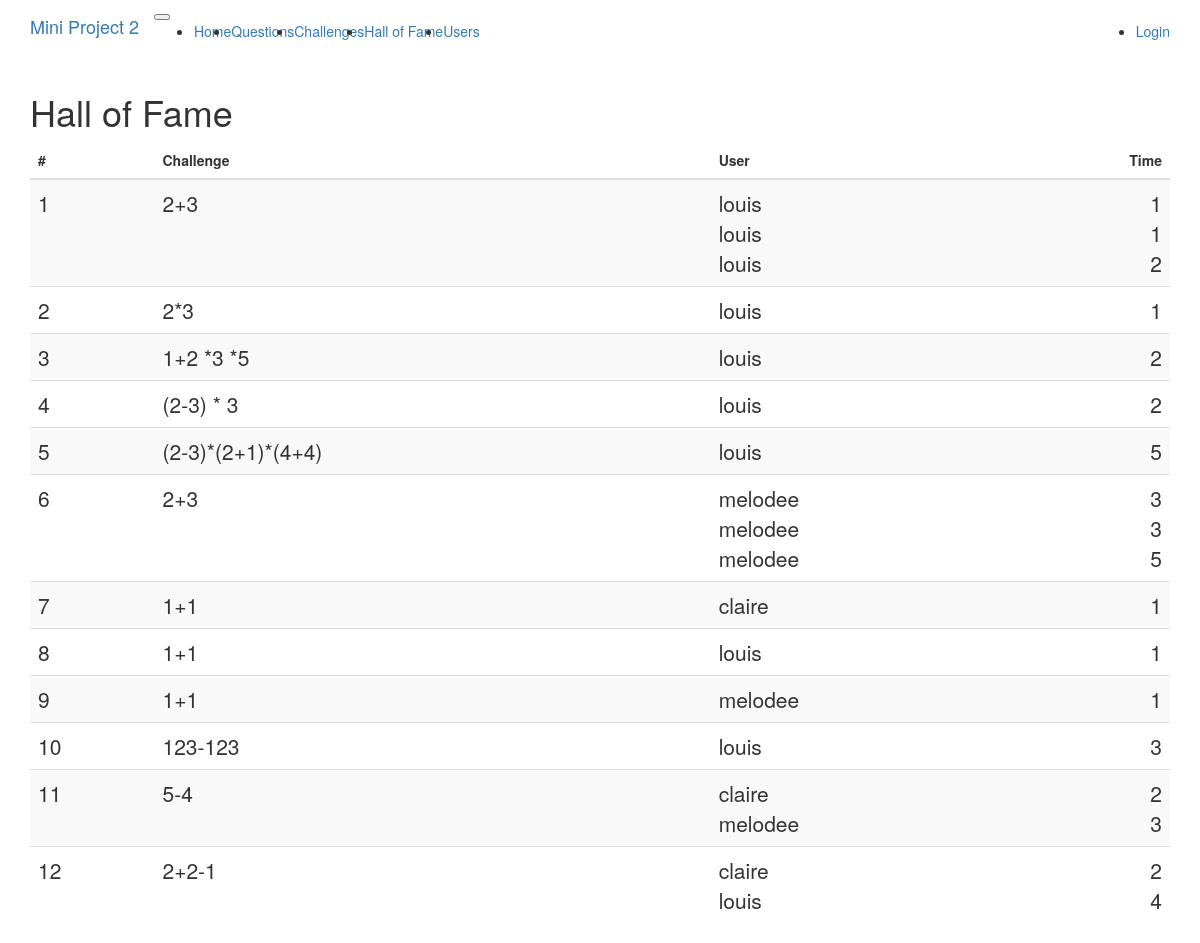
The app's page /halloffame with its own data.
### app/models.py (models this page shows, shortened)
class Question(db.Model):
	__tablename__ = 'question'
	id = db.Column(db.Integer, primary_key=True)
	expression = db.Column(db.String(255))
	answer = db.Column(db.Integer)
	author = db.Column(db.Integer, db.ForeignKey('user.id'))
	challenge = db.relationship("Challenge", uselist=False, back_populates="question")

class TimeRecord(db.Model):
	__tablename__ = 'timerecord'
	id = db.Column(db.Integer, primary_key=True)
	elapsed_time = db.Column(db.Integer)
	challenge_id = db.Column(db.Integer, db.ForeignKey('challenge.id'))
	user_id = db.Column(db.Integer, db.ForeignKey('user.id'))

class User(UserMixin, db.Model):
	__tablename__ = 'user'
	id = db.Column(db.Integer, primary_key=True)
	username = db.Column(db.String(64), index=True, unique=True)
	password_hash = db.Column(db.String(128))
	questions = db.relationship('Question', backref='from_user',
								lazy='dynamic')
	challenges = db.relationship('Challenge', secondary=association_table,
								backref=db.backref('to_user'),
								lazy='dynamic')
	records = db.relationship('TimeRecord',
								backref=db.backref('user_challenge'),
								lazy='dynamic')

### app/routes.py (the view)
@application.route('/halloffame')
def halloffame():
	challenges = Challenge.query.all()
	records = { c.id:get_smallest_three(c) for c in challenges}
	print(records)
	return render_template('halloffame.html', title="Hall of Fame",
							challenges=challenges,
							records=records)

### app/serverlibrary.py (called while the page is built)
def mergesort(array, byfunc=None):
  if byfunc == None:
    mergesort_recursive(array, 0, len(array) - 1, None)
  else:
    mergesort_recursive(array, 0, len(array) - 1, byfunc)

def mergesort_recursive(array, p, r, byfunc):
  print(f"MergeSort Start {p} End {r}")
  start, end = p, r
  n = end - start + 1
  if n > 1:
    middle = int((start + end )/ 2)
    mergesort_recursive(array, start, middle, byfunc)
    mergesort_recursive(array, middle + 1, end, byfunc)
    merge(array, start, middle, end, byfunc)

def merge(array, p, q, r, byfunc):
  start, middle, end = p, q, r
  Aleft_none = array[start:middle +1]
  Aright_none = array[middle +1:end +1]
  if byfunc != None:
    Aleft = [byfunc(n) for n in Aleft_none]
    Aright = [byfunc(n) for n in Aright_none]
  else:
    Aleft = Aleft_none
    Aright= Aright_none
  nleft = len(Aleft)
  nright = len(Aright)
  print(Aleft, Aright)
  left, right, dest = 0, 0, start
  print(left, right, dest)
  while left < nleft and right < nright:
    if Aleft[left] <= Aright[right]:
      array[dest] = Aleft_none[left]
      left += 1
    else:
      array[dest] = Aright_none[right]
      right += 1
    dest += 1
  print(array)
  while left < nleft:
    array[dest] = Aleft_none[left]
    left += 1
    dest += 1
  while right < nright:
    array[dest] = Aright_none[right]
    right += 1
    dest += 1
  print("Final outcome", array)

def get_smallest_three(challenge):
  records = challenge.records
  times = [r for r in records]
  mergesort(times, lambda x: x.elapsed_time)
  return times[:3]

### app/templates/halloffame.html
{% extends "base.html" %}
{% block app_content %}
<h1>Hall of Fame</h1>
<table class="table table-striped" >
  <thead>
    <tr>
      <th scope="col" >#</th>
      <th scope="col" >Challenge</th>
      <th scope="col" >User</th>
      <th scope="col" class="text-right" >Time</th>
    </tr>
  </thead>
  <tbody>
  {% for idx in range(challenges|length) %}
  	<tr>
      <th scope="row" class="lead">{{ idx+1 }}</th>
      <td class="lead">
      	{{ challenges[idx].question.expression }}
      </td>
      <td class="lead">
      	{% for r in records[challenges[idx].id] %}{{ r.user_challenge.username}}<br>{% endfor %}
      </td>
      <td class="text-right lead">
        {% for r in records[challenges[idx].id] %}{{ r.elapsed_time}}<br>{% endfor %}
      </td>
    </tr>
  {% endfor %}
  </tbody>
</table>
{% endblock %}

### app/templates/base.html (shortened to what this page needs)
{% extends "bootstrap/base.html" %}
{% block navbar %}
  <nav class="navbar  navbar-expand-lg navbar-light bg-light">
    <div class="container">
        <a class="navbar-brand" href="{{ url_for('index') }}">Mini Project 2</a>
        <button type="button" class="navbar-toggler" data-toggle="collapse" data-target="#bs-example-navbar-collapse-1">
        </button>
      <div class="collapse navbar-collapse" id="bs-example-navbar-collapse-1">
        <ul class="navbar-nav mr-auto">
          <li class="nav-item"><a class="nav-link" href="{{ url_for('index') }}">Home</a></li>
          <li class="nav-item"><a class="nav-link" href="{{ url_for('questions') }}">Questions</a></li>
          <li class="nav-item"><a class="nav-link" href="{{ url_for('challenges') }}">Challenges</a></li>
          <li class="nav-item"><a class="nav-link" href="{{ url_for('halloffame') }}">Hall of Fame</a></li>
          <li class="nav-item"><a class="nav-link" href="{{ url_for('users') }}">Users</a></li>
        </ul>
        <ul class="navbar-nav navbar-right">
          {% if current_user.is_anonymous %}
          <li class="nav-item"><a class="nav-link" href="{{ url_for('login') }}">Login</a></li>
          {% else %}
          <li class="nav-item"><a class="nav-link" href="{{ url_for('logout') }}">Logout</a></li>
          {% endif %}
        </ul>
      </div>
    </div>
  </nav>
{% endblock %}
{% block content %}
  <div class="container">
    {% block app_content %}{% endblock %}
  </div>
{% endblock %}

### records on screen
Question: expression "2+3"
TimeRecord: user_challenge.username "louis", elapsed_time "1"
TimeRecord: user_challenge.username "louis", elapsed_time "1"
TimeRecord: user_challenge.username "louis", elapsed_time "2"
Question: expression "2*3"
TimeRecord: user_challenge.username "louis", elapsed_time "1"
Question: expression "1+2 *3 *5"
TimeRecord: user_challenge.username "louis", elapsed_time "2"
Question: expression "(2-3) * 3"
TimeRecord: user_challenge.username "louis", elapsed_time "2"
Question: expression "(2-3)*(2+1)*(4+4)"
TimeRecord: user_challenge.username "louis", elapsed_time "5"
Question: expression "2+3"
TimeRecord: user_challenge.username "melodee", elapsed_time "3"
TimeRecord: user_challenge.username "melodee", elapsed_time "3"
TimeRecord: user_challenge.username "melodee", elapsed_time "5"
Question: expression "1+1"
TimeRecord: user_challenge.username "claire", elapsed_time "1"
Question: expression "1+1"
TimeRecord: user_challenge.username "louis", elapsed_time "1"
Question: expression "1+1"
TimeRecord: user_challenge.username "melodee", elapsed_time "1"
Question: expression "123-123"
TimeRecord: user_challenge.username "louis", elapsed_time "3"
Question: expression "5-4"
TimeRecord: user_challenge.username "claire", elapsed_time "2"
TimeRecord: user_challenge.username "melodee", elapsed_time "3"
Question: expression "2+2-1"
TimeRecord: user_challenge.username "claire", elapsed_time "2"
TimeRecord: user_challenge.username "louis", elapsed_time "4"

### other values on screen
{{ idx+1 }} "1" "2" "3" "4" "5" "6" "7" "8" "9" "10" "11" "12"
